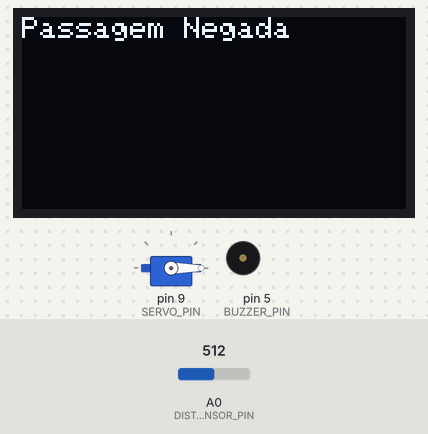
Bench run of a sketch on a simulated Arduino Uno, built with avr-gcc and run on an emulated ATmega328P. Parts: servo, 128×64 one-colour display, buzzer (waves = sounding). The inputs (shaded band) are chosen by the test bench; at power-on: A0 (DISTANCE_SENSOR_PIN) = 512. What the sketch prints to the serial monitor is not drawn.

Above: at 0.6 s.
Timing chart, 0 to 2.1 s (numbered marks = the images above):
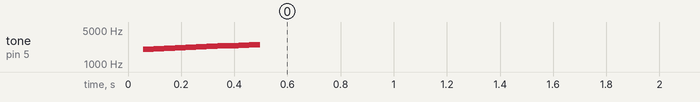

The sketch:

ProjetoLeitorPlacaCancela_v1.2.ino
```cpp
#include "CancelaController.h"

// Cria uma instância do controlador de cancela
CancelaController cancelaController;

void setup() {
  // Inicializa o controlador
  cancelaController.begin();
}

void loop() {
  // Chama o loop principal do controlador de cancela
  cancelaController.loop();
}
```

BuzzerController.cpp
```cpp
#include "BuzzerController.h"

// Construtor: define o pino do buzzer
BuzzerController::BuzzerController(int buzzerPin) : buzzerPin(buzzerPin) {}

// Configura o pino do buzzer como saída
void BuzzerController::begin() {
    pinMode(buzzerPin, OUTPUT);
}

// Toca o buzzer pelo tempo especificado (em milissegundos)
void BuzzerController::playSound(int duration, int freq) {
    tone(buzzerPin, freq);
    delay(duration);                // Mantém o buzzer ligado
    noTone(buzzerPin);
}
```

BuzzerController.h
```cpp
#ifndef BUZZERCONTROLLER_H
#define BUZZERCONTROLLER_H

#include <Arduino.h>

class BuzzerController {
public:
    // Construtor
    BuzzerController(int buzzerPin);

    // Inicializa o pino do buzzer
    void begin();

    // Toca o buzzer por uma duração específica
    void playSound(int duration, int freq);

private:
    int buzzerPin;  // Pino do buzzer
};

#endif  // BUZZERCONTROLLER_H
```

CancelaController.cpp
```cpp
#include "CancelaController.h"

// Construtor da classe
CancelaController::CancelaController() : buzzer(BUZZER_PIN), oled(), passageAllowed(false), pos(0) {}

// Função de inicialização
void CancelaController::begin() {
    Serial.begin(9600);

    // Inicializa o servo, display e buzzer
    myservo.attach(SERVO_PIN);
    oled.begin();
    buzzer.begin();
    playStartupSound();

    // Mensagem inicial no OLED
    oled.showMessage("Inicializando...");

    // Cancela começa fechada
    for (pos = pos; pos >= 0; pos -= 1) {
        myservo.write(pos);
        delay(15);
    }
    pinMode(DISTANCE_SENSOR_PIN, INPUT);

    Serial.println("Sistema Pronto. Envie 'X' para abrir ou 'Y' para fechar.");
}

// Função principal de loop
void CancelaController::loop() {
    // Lê o valor analógico do sensor de distância
    sensorValue = analogRead(DISTANCE_SENSOR_PIN);
    Serial.println(sensorValue);
    // Verifica se há comandos pela Serial
   if (Serial.available() > 0) {
        String comando = Serial.readString();

        if (comando == "X" && sensorValue <= 30) {
            passageAllowed = true;
            buzzer.playSound(100, 2000);  // Som de permissão (alta frequência)
            buzzer.playSound(100, 4000);  // Som de permissão (média frequência)
            abrirCancela();
        } else if (comando == "Y" && sensorValue <= 30) {
            passageAllowed = false;
            buzzer.playSound(100, 100);   // Som de negação (baixa frequência)
            buzzer.playSound(100, 2000);  // Som de negação (alta frequência)
            fecharCancela();
        }
    }

    // Fechar automaticamente a cancela se o carro passar e o sensor detectar um valor alto
    if (sensorValue > 30 && passageAllowed) {
        delay(2000);
        fecharCancela();
        passageAllowed = false;  // A cancela é fechada e a permissão é negada
    }

    // Exibe o status da passagem no OLED
    oled.showPassageStatus(passageAllowed);
}

// Função para abrir a cancela
void CancelaController::abrirCancela() {
    for (pos = pos; pos <= 90; pos += 1) {
        myservo.write(pos);
        delay(15);
    }
    Serial.println("Cancela aberta.");
}

// Função para fechar a cancela
void CancelaController::fecharCancela() {
    for (pos = pos; pos >= 0; pos -= 1) {
        myservo.write(pos);
        delay(15);
    }
    Serial.println("Cancela fechada.");
}

// Função para o som de inicialização
void CancelaController::playStartupSound() {
    int initialFrequency = 2000;  // Frequência inicial em Hz
    int finalFrequency = 2500;    // Frequência final em Hz
    int duration = 40;            // Duração de cada nota em ms

    // Gradualmente aumenta a frequência
    for (int freq = initialFrequency; freq <= finalFrequency; freq += 50) {
        tone(BUZZER_PIN, freq, duration);
        delay(duration);  // Atraso entre as notas
    }
}
```

CancelaController.h
```cpp
#ifndef CANCELACONTROLLER_H
#define CANCELACONTROLLER_H

#include "OLEDDisplay.h"
#include <Servo.h>
#include "BuzzerController.h"

// Definições de pinos
#define DISTANCE_SENSOR_PIN A0
#define BUZZER_PIN 5
#define SERVO_PIN 9

class CancelaController {
public:
    // Construtor
    CancelaController();

    // Funções públicas
    void begin();         // Inicialização
    void loop();          // Loop principal
    void playStartupSound();  // Toca som de inicialização
    void abrirCancela();      // Abre a cancela
    void fecharCancela();     // Fecha a cancela

private:
    // Membros privados
    Servo myservo;           // Servo motor para a cancela
    OLEDDisplay oled;        // Instância do display OLED
    BuzzerController buzzer; // Instância do buzzer
    int pos;                 // Posição do servo
    bool passageAllowed;     // Controle de permissão de passagem
    int sensorValue;         // Valor lido do sensor de distância
};

#endif
```

OLEDDisplay.cpp
```cpp
// OLEDDisplay.cpp

#include "OLEDDisplay.h"

// Construtor da classe
OLEDDisplay::OLEDDisplay() : display(SCREEN_WIDTH, SCREEN_HEIGHT, &Wire, OLED_RESET) {}

// Inicializa o display
void OLEDDisplay::begin() {
    if (!display.begin(SSD1306_SWITCHCAPVCC, SCREEN_ADDRESS)) {
        // Caso o display não seja encontrado
        for (;;);
    }
    display.clearDisplay();
    display.display();
}

// Mostra uma mensagem no display
void OLEDDisplay::showMessage(const char* message) {
    display.clearDisplay();
    display.setTextSize(1);
    display.setTextColor(WHITE);
    display.setCursor(0, 0);
    display.print(message);
    display.display();
}

// Mostra o valor do sensor no display
void OLEDDisplay::showSensorValue(int value) {
    display.clearDisplay();
    display.setTextSize(1);
    display.setTextColor(WHITE);
    display.setCursor(0, 0);
    display.print("Sensor Value:");
    display.setCursor(0, 10);
    display.print(value);
    display.display();
}

// Mostra mensagem com permissão ou negação de passagem
void OLEDDisplay::showPassageStatus(bool passageAllowed) {
    display.clearDisplay();
    display.setTextSize(1);
    display.setTextColor(WHITE);
    display.setCursor(0, 0);

    if (passageAllowed) {
        display.print("Passagem Permitida");
    } else {
        display.print("Passagem Negada");
    }

    display.display();
}
```

OLEDDisplay.h
```cpp
// OLEDDisplay.h

#ifndef OLED_DISPLAY_H
#define OLED_DISPLAY_H

#include <Adafruit_GFX.h>
#include <Adafruit_SSD1306.h>

// Configurações do OLED
#define SCREEN_WIDTH 128
#define SCREEN_HEIGHT 64
#define OLED_RESET -1
#define SCREEN_ADDRESS 0x3C

class OLEDDisplay {
private:
    Adafruit_SSD1306 display;

public:
    // Construtor da classe
    OLEDDisplay();

    // Inicializa o display
    void begin();

    // Mostra uma mensagem no display
    void showMessage(const char* message);

    // Mostra o valor do sensor no display
    void showSensorValue(int value);

    // Mostra mensagem com permissão ou negação de passagem
    void showPassageStatus(bool passageAllowed);
};

#endif
```
